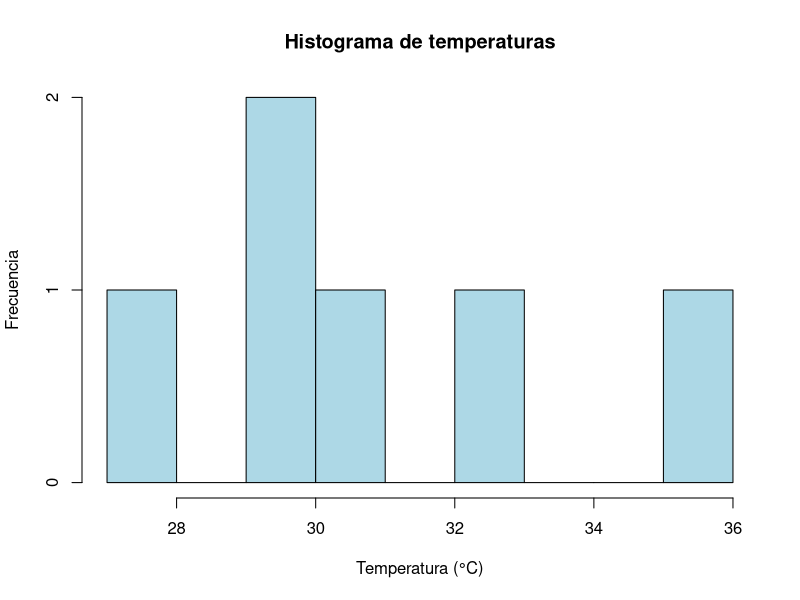
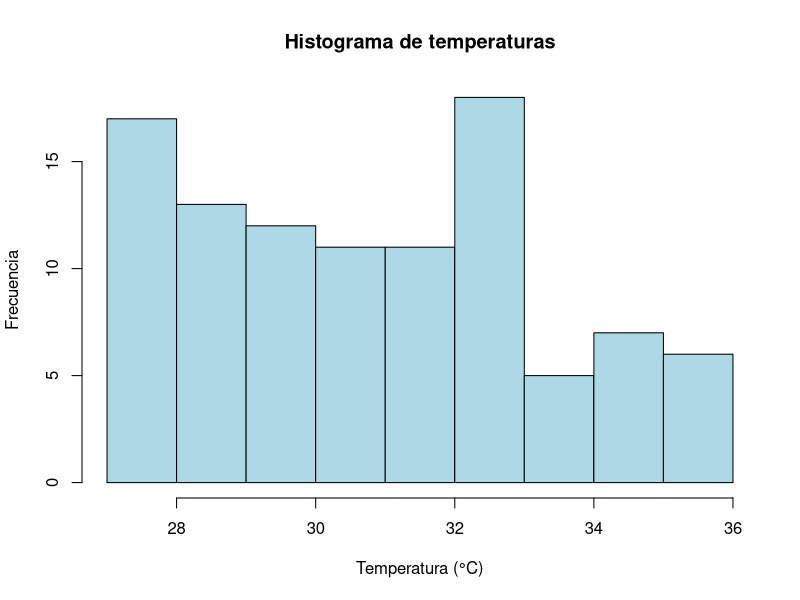
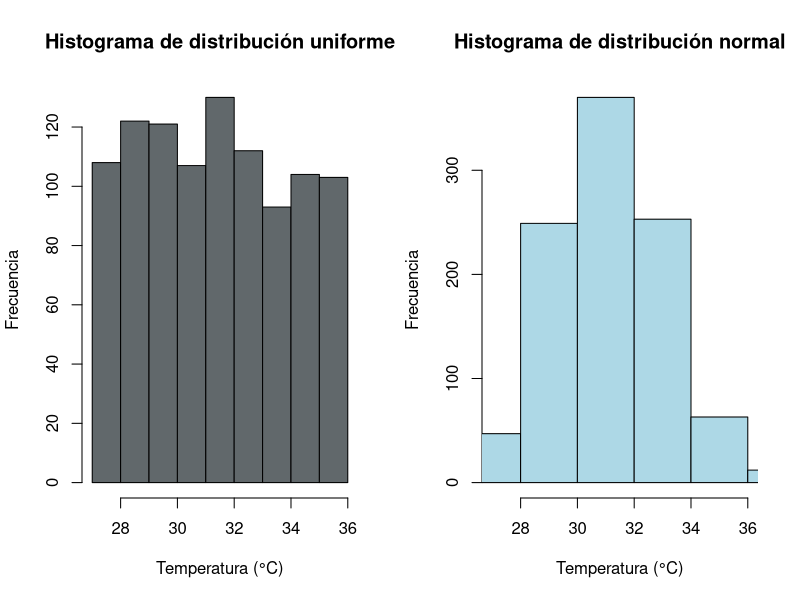
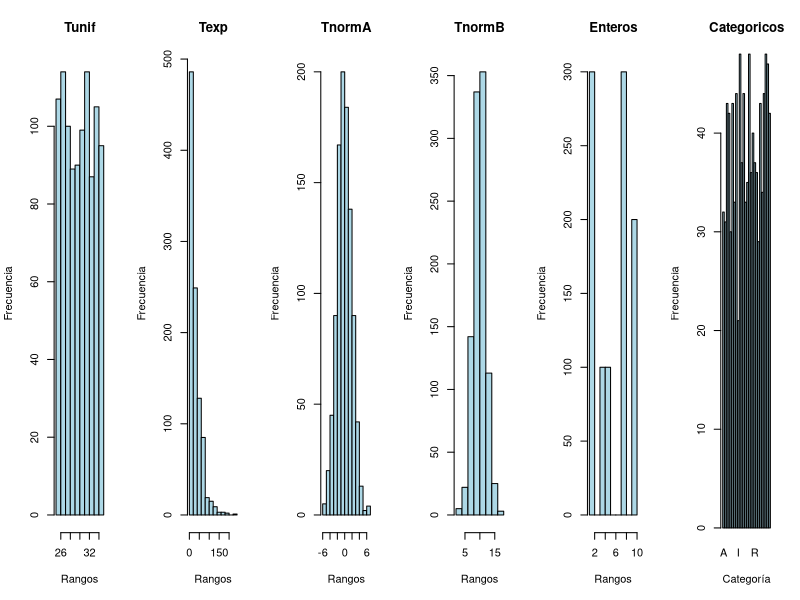

Write R code to recreate these figures, in order. (Note: this script raises an error after producing the figures.)
temp <- c(29.8, 32.4, 35.3, 27.2, 29.3, 30.4)

hist(temp, 
     main = "Histograma de temperaturas",
     xlab = "Temperatura (°C)",
     ylab = "Frecuencia",
     col = "lightblue",
     border = "black",
     breaks = 9,
     xlim = c(27, 36))


#############################

temperaturas <- runif(100, min = 27, max = 36)

hist(temperaturas, 
     main = "Histograma de temperaturas",
     xlab = "Temperatura (°C)",
     ylab = "Frecuencia",
     col = "lightblue",
     border = "black",
     breaks = 9,
     xlim = c(27, 36))


#############################

temperatura1 <- data.frame(
  "Tnorm" = rnorm(1000, mean = 31, sd = 2),
  "Tunif" = runif(1000, min=27, max=36)
)


par(mfrow=c(1,2))
hist(temperatura1$Tunif, 
     main = "Histograma de distribución uniforme",
     xlab = "Temperatura (°C)",
     ylab = "Frecuencia",
     col = "#61686b",
     border = "black",
     breaks = 9,
     xlim = c(27, 36))

hist(temperatura1$Tnorm,
     main = "Histograma de distribución normal",
     xlab = "Temperatura (°C)",
     ylab = "Frecuencia",
     col = "lightblue",
     border = "black",
     breaks = 9,
     xlim = c(27, 36))


HistogramasTabla <- function(df){
     namvars <- names(df)
     n <- length(namvars)
     par(mfrow = c(1, n)) # Una fila, n columnas
     for(var in namvars){
          # Histograma para cada variable
          if(is.numeric(df[[var]])){
               hist(df[[var]], 
                    main = var, 
                    xlab = "Rangos", 
                    ylab = "Frecuencia", 
                    col = "lightblue", 
                    border = "black",
                    breaks = 9)
          } else{
               # Gráfico de barras para variables categóricas
               barplot(table(df[[var]]), 
                       main = var, 
                       xlab = "Categoría", 
                       ylab = "Frecuencia", 
                       col = "lightblue", 
                       border = "black")
          }
     }
     par(mfrow = c(1, 1)) # Regresar a una sola gráfica
}


tabla <- data.frame(
    "Tunif"=runif(1000,min=25,max=35),
    "Texp"=rexp(1000,rate = 1/30),
    "TnormA"=rnorm(1000,mean=0,sd=2),
    "TnormB"=rnorm(1000,mean=10,sd=2),
    "Enteros"=sample(1:10,10,replace = TRUE),
    "Categoricos"=sample(LETTERS[1:26],1000,replace = TRUE)
)

HistogramasTabla(tabla)

write.csv(tabla, file = "datos_ejemplo.csv", row.names = FALSE)

tabla2 <- read.csv("datos_ejemplo.csv")

tablaA <- tabla2[tabla2$Categoricos == "A", ]

mean(tablaA$Tunif)


time = seq(0, 1, by=0.01)

tablafuncs <- data.frame(
     "Tiempo" = time,
     "Sin" = sin(2 * pi * time),
     "Cos" = cos(2 * pi * time)
)

plot(tablafuncs$Tiempo, tablafuncs$Sin, type = "l", col = "blue", lwd = 2,
     main = "Funciones Trigonométricas",
     xlab = "Tiempo (s)", ylab = "Valor")
lines(tablafuncs$Tiempo, tablafuncs$Cos, col = "red", lwd = 2)
legend("topright",                         # Posición: puede ser "topleft", "topright", etc.
       legend = c("Seno", "Coseno"),      # Etiquetas
       col = c("blue", "red"),            # Colores correspondientes
       lwd = 2,                           # Grosor de línea
       lty = 1)  
